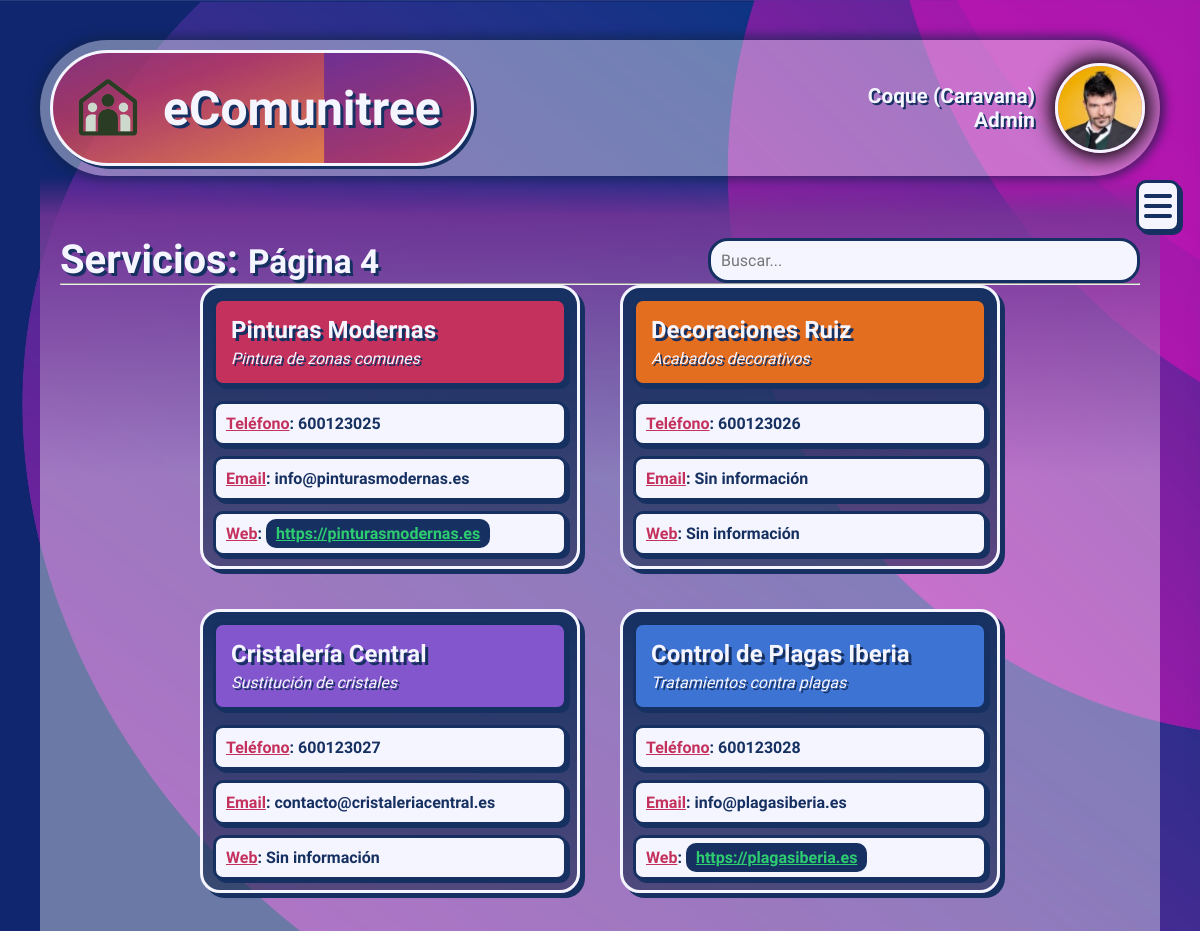
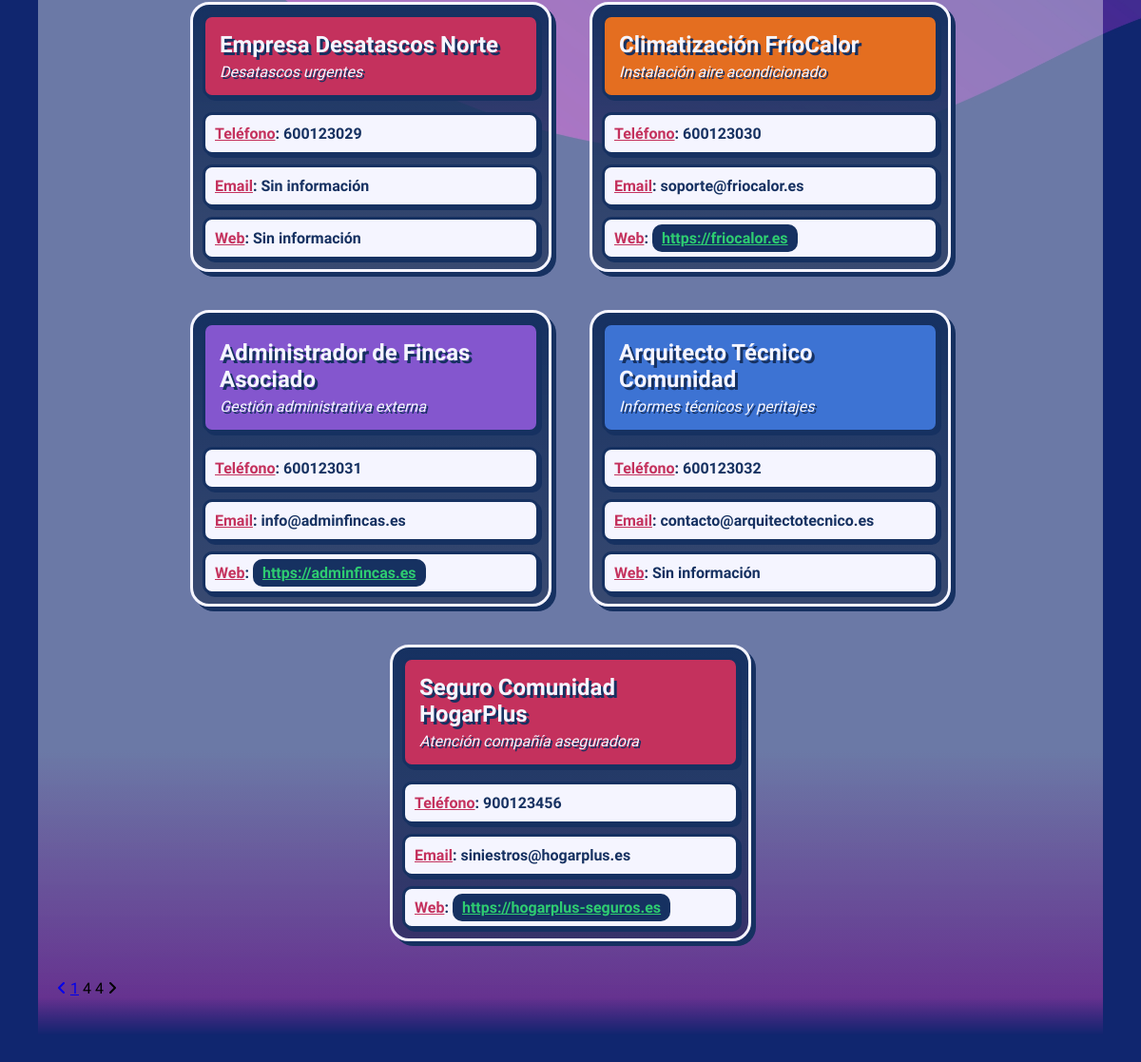
Page /servicios.php?pag=4 (signed in) on the committed database (2 pictures, top to bottom).
### tables this page shows
CREATE TABLE servicios (
    id_servicio INT AUTO_INCREMENT PRIMARY KEY,
    nombre VARCHAR(100) NOT NULL,
    descripcion VARCHAR(300),
    telefono VARCHAR(30),
    email VARCHAR(150),
    enlace VARCHAR(255),
    activo BOOLEAN DEFAULT TRUE
);

### servicios.php (the view, shortened to what this page needs)
<?php
    include("db/db.inc");
    $num_lineas = 10;
    $pagina = isset($_GET['pag']) ? max(1, intval($_GET['pag'])) : 1;
    $offset = ($pagina - 1) * $num_lineas;
    $total_resultado = $conn -> query(
        "SELECT COUNT(*) AS total FROM servicios"
    );
    $total_filas = $total_resultado -> fetch_assoc()['total'];
    $total_paginas = ceil($total_filas / $num_lineas);
    $resultado = $conn->query(
        "SELECT * FROM servicios
        ORDER BY id_servicio ASC
        LIMIT $num_lineas OFFSET $offset"
    );
    $servicios = $resultado->fetch_all(MYSQLI_ASSOC);
?>
<!DOCTYPE html>
<html lang="en">
<head>
    <link rel="stylesheet" href="css/servicios/servicios.css">
</head>
<body>
<header class="body-header">
        <a href="index.php" class="btn-index">
            <img src="img/logo-transparencia.png" alt="logotipo">
            <h1>eComunitree</h1>
        </a>
        <div class="user">
            <div class="user-name">
                <p><?= $_SESSION["nombre"] ?> (<?= $_SESSION["vivienda"] ?>)</p>
                <p><?= ucfirst($_SESSION["rol"]) ?></p>
            </div>
            <a href="desconectar.php" title="Cerrar sesión">
                <img src="img_user/<?= $_SESSION["foto"]; ?>" alt="Perfil de <?= $_SESSION['nombre']; ?>">
            </a>
        </div>
    </header>
    <main>
        <div class="services">
            <header class="services-header">
                <h2>Servicios: <small>Página <?= $pagina ?></small></h2>
                <input type="search" placeholder="Buscar...">
            </header>
            <hr>
            <section class="services-body">
            <?php foreach ($servicios as $s): ?>
                <article>
                    <header class="article-header">
                        <h3> <?= htmlspecialchars($s['nombre']) ?> </h3>
                        <p> <?= htmlspecialchars($s['descripcion']) ?> </p>
                    </header>
                    <section class="article-body">
                        <ul>
                            <li>
                                <u>Teléfono</u>:
                                <?= !empty($s['telefono']) ? htmlspecialchars($s['telefono']) : "Sin información" ?>
                            </li>
                            <li>
                                <u>Email</u>:
                                <?= !empty($s['email']) ? htmlspecialchars($s['email']) : "Sin información" ?>
                            </li>
                            <li>
                                <u>Web</u>:
                                <?php if (!empty($s['enlace'])): ?>
                                    <a href="<?= htmlspecialchars($s['enlace']) ?>" target="_blank">
                                        <?= htmlspecialchars($s['enlace']) ?>
                                    </a>
                                <?php else: ?>
                                    Sin información
                                <?php endif; ?>
                            </li>
                        </ul>
                    </section>
                </article>
            <?php endforeach; ?>
            </section>
            <div class="pager">
                <?php if ($pagina > 1): ?>
                    <a class="pag-arrow" href="?pag=<?= $pagina - 1 ?>"><i class="fa-solid fa-angle-left"></i></a>
                <?php else: ?>
                    <span class="pag-arrow disabled"><i class="fa-solid fa-angle-left"></i></span>
                <?php endif; ?>
                <?php if ($pagina == 1): ?>
                    <span class="limite disabled">1</span>
                <?php else: ?>
                    <a href="?pag=1" class="limite">1</a>
                <?php endif; ?>
                <span class="activo">
                    <?= $pagina ?>
                </span>
                <?php if ($total_paginas > 1): ?>
                    <?php if ($pagina == $total_paginas): ?>
                        <span class="limite disabled"><?= $total_paginas ?></span>
                    <?php else: ?>
                        <a href="?pag=<?= $total_paginas ?>" class="limite"><?= $total_paginas ?></a>
                    <?php endif; ?>
                <?php else: ?>
                    <span class="limite disabled">1</span>
                <?php endif; ?>
                <?php if ($pagina < $total_paginas): ?>
                    <a class="pag-arrow" href="?pag=<?= $pagina + 1 ?>"><i class="fa-solid fa-angle-right"></i></a>
                <?php else: ?>
                    <span class="pag-arrow disabled"><i class="fa-solid fa-angle-right"></i></span>
                <?php endif; ?>
            </div>
        </div>
        <label for="menu-toggle" class="menu-button"><i class="fa-solid fa-bars"></i></label>
    </main>
</body>
</html>

### rows in the picture
servicios: nombre "Pinturas Modernas", descripcion "Pintura de zonas comunes", telefono "600123025", email "info@pinturasmodernas.es", enlace "https://pinturasmodernas.es"
servicios: nombre "Decoraciones Ruiz", descripcion "Acabados decorativos", telefono "600123026", shows "Sin información"
servicios: nombre "Cristalería Central", descripcion "Sustitución de cristales", telefono "600123027", email "contacto@cristaleriacentral.es", shows "Sin información"
servicios: nombre "Control de Plagas Iberia", descripcion "Tratamientos contra plagas", telefono "600123028", email "info@plagasiberia.es", enlace "https://plagasiberia.es"
servicios: nombre "Empresa Desatascos Norte", descripcion "Desatascos urgentes", telefono "600123029", shows "Sin información"
servicios: nombre "Climatización FríoCalor", descripcion "Instalación aire acondicionado", telefono "600123030", email "soporte@friocalor.es", enlace "https://friocalor.es"
servicios: nombre "Administrador de Fincas Asociado", descripcion "Gestión administrativa externa", telefono "600123031", email "info@adminfincas.es", enlace "https://adminfincas.es"
servicios: nombre "Arquitecto Técnico Comunidad", descripcion "Informes técnicos y peritajes", telefono "600123032", email "contacto@arquitectotecnico.es", shows "Sin información"
servicios: nombre "Seguro Comunidad HogarPlus", descripcion "Atención compañía aseguradora", telefono "900123456", email "siniestros@hogarplus.es", enlace "https://hogarplus-seguros.es"

### other values in the picture
$_SESSION["nombre"] "Coque"
$_SESSION["vivienda"] "Caravana"
$_SESSION["rol"] "Admin"
$pagina "4"
$total_paginas "4"
